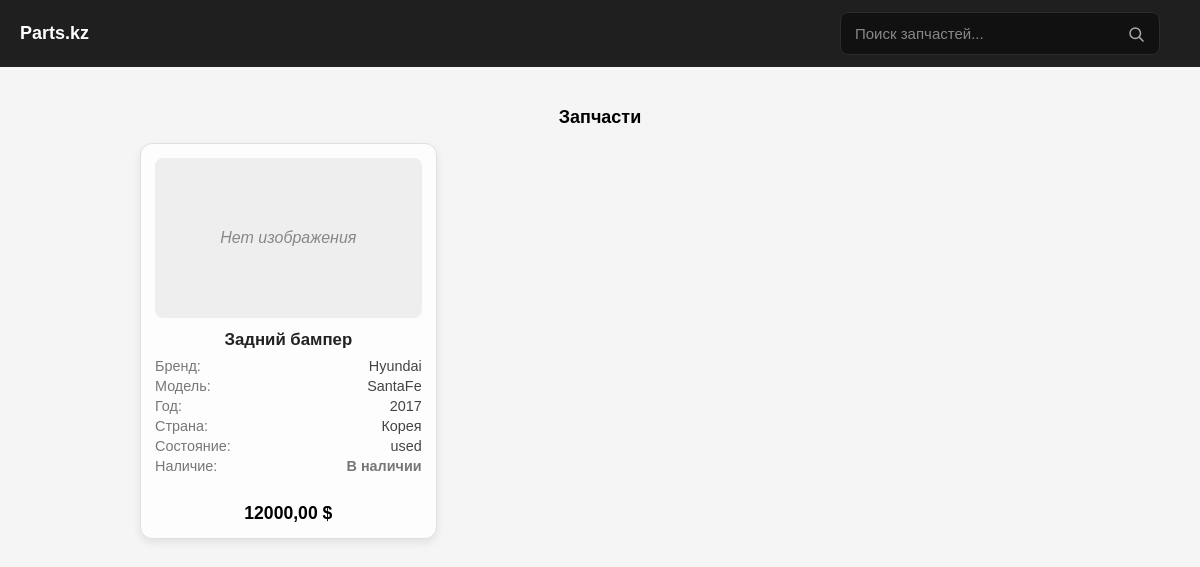
/home/?brand=hyundai&model=santafe&part_type=zadnii-bamper&year=2017, run on the app's committed database.
### parts/models.py (models this page shows, shortened)
class Part(models.Model):
    part_type = models.ForeignKey(PartType, on_delete=models.CASCADE, related_name='parttype')
    part_number = models.CharField(max_length=100, default='nothing')
    brand = models.ForeignKey(PartBrand, on_delete=models.CASCADE, null=True, related_name='part_brand')
    year = models.IntegerField()
    price = models.DecimalField(max_digits=10, decimal_places=2)
    car_series = models.ForeignKey(PartSeries, on_delete=models.CASCADE, null=True, related_name='parts_by_series')
    availability = models.BooleanField(default=True)
    image = models.ImageField(null=True)
    condition = models.CharField(
        max_length=10,
        choices=[
            ('used', 'Б/у'),
            ('new', 'Новая'),
        ],
        default='new')
    made_in = models.ForeignKey(PartPlace, on_delete=models.CASCADE, related_name='part_place', null=True)
    slug = models.SlugField(blank=True, null=True)

class PartType(models.Model):
    name = models.CharField(max_length=100)
    slug = models.SlugField(unique=True, blank=True, null=True)

class PartBrand(models.Model):
    name = models.CharField(max_length=100, unique=True)
    slug = models.SlugField(unique=True, blank=True, null=True)
    picture = models.ImageField(upload_to='logo_cars',null=True)

class PartSeries(models.Model):
    brand = models.ForeignKey(PartBrand, on_delete=models.CASCADE, null=True)
    slug = models.SlugField(unique=True, blank=True, null=True)
    name = models.CharField(max_length=100)

class PartPlace(models.Model):
    name = models.CharField(max_length=100, unique=True)
    def __str__(self):
        return self.name

### parts/views.py (the view, shortened to what this page needs)
# urls.py: path('home/', views.home_page, name='home'),
def home_page(request):
    brand = request.GET.get("brand")
    model = request.GET.get("model")
    part_type = request.GET.get('part_type')
    year = request.GET.get("year")
    context = {}
    if not brand:
        context["brands"] = PartBrand.objects.all()
    elif brand and not model:
        context["models"] = PartSeries.objects.filter(brand__slug=brand)
    elif brand and model and not part_type:
        context["part_types"] = (
            Part.objects
            .filter(brand__slug=brand, car_series__slug=model)
            .values_list("part_type__slug", "part_type__name").distinct()
        )
    else:
        context["parts"] = Part.objects.filter(
            brand__slug=brand,
            car_series__slug=model,
            part_type__slug=part_type,
            year=year
        )
    return render(request, "part_templates/home_page.html", context)

### Templates/part_templates/home_page.html (shortened to what this page needs)
{% extends 'base.html' %}
{% load static %}
{% block css %}
<link rel="stylesheet" href="{% static 'part/home.css' %}">
{% endblock %}
{% block content %}
<div class="container">
    {% if parts %}
    <div class="section">
        <h2>Запчасти</h2>
        <div class="grid">
            {% for part in parts %}
            <div class="card part-card">
                {% if part.image %}
                    <img src="{{ part.image.url }}" alt="part image" class="part-img">
                {% else %}
                    <div class="part-placeholder">Нет изображения</div>
                {% endif %}
                <div class="part-info">
                    <h3 class="part-title">{{ part.part_type.name }}</h3>
                    <ul class="part-meta">
                        <li><span>Бренд:</span> {{ part.brand.name }}</li>
                        <li><span>Модель:</span> {{ part.car_series.name }}</li>
                        <li><span>Год:</span> {{ part.year }}</li>
                        <li><span>Страна:</span> {{ part.made_in }}</li>
                        <li><span>Состояние:</span> {{ part.condition }}</li>
                        <li>
                            <span>Наличие:</span>
                            {% if part.availability %}
                                <span class="availab">В наличии</span>
                            {% else %}
                                <span class="not-availab">Нет</span>
                            {% endif %}
                        </li>
                    </ul>
                    <div class="price">{{ part.price }} $</div>
                </div>
            </div>
            {% empty %}
            <p>Запчастей не найдено</p>
            {% endfor %}
        </div>
    </div>
    {% endif %}
</div>
{% endblock %}

### static/part/header.css (style rules this page uses)
* { box-sizing: border-box; margin: 0; padding: 0; font-family: Arial, sans-serif; }
body { background: #f5f5f5; }
.container { padding: 20px; max-width: 1000px; margin: auto; }
.card { background: #ddd; height: 90px; border-radius: 15px; margin-bottom: 15px; }

### static/part/home.css (style rules this page uses)
.section { margin-bottom: 30px; }
h2 { text-align: center; }
.section h2 { margin-bottom: 15px; font-size: 18px; }
.grid { display: grid; grid-template-columns: repeat(auto-fill, minmax(220px, 1fr)); gap: 15px; }
.card { background: #ddd; border-radius: 15px; padding: 15px; text-align: center; cursor: pointer; transition: 0.2s; }
.price { margin-top: 8px; font-weight: bold; }
.part-card { background:#fdfdfd; border:1px solid #e0e0e0; border-radius:12px; padding:14px; box-shadow:0 4px 8px rgba(0,0,0,0.08); display:flex; flex-direction:column; transition:transform .18s ease; height:100%; }
.part-img, .part-placeholder { width:100%; height:160px; object-fit:cover; border-radius:8px; margin-bottom:12px; flex-shrink:0; }
.part-placeholder { background:#eee; color:#888; display:flex; align-items:center; justify-content:center; font-style:italic; }
.part-info { display:flex; flex-direction:column; flex:1; }
.part-title { font-size:1.05rem; margin:0 0 8px; color:#222; line-height:1.2; }
.part-meta { list-style:none; padding:0; margin:0 0 10px; font-size:0.9rem; color:#444; }
.part-meta li { display:flex; justify-content:space-between; margin-bottom:4px; }
.part-meta span { color:#777; }
.availab { color:#1b8f3c; font-weight:600; }
.price { margin-top:auto; font-size:1.1rem; font-weight:bold; color:#000; }

### data on the page
Part: shows "Нет изображения", part_type.name "Задний бампер", brand.name "Hyundai", car_series.name "SantaFe", year "2017", made_in "Корея", condition "used", availability "В наличии", price "12000,00"
